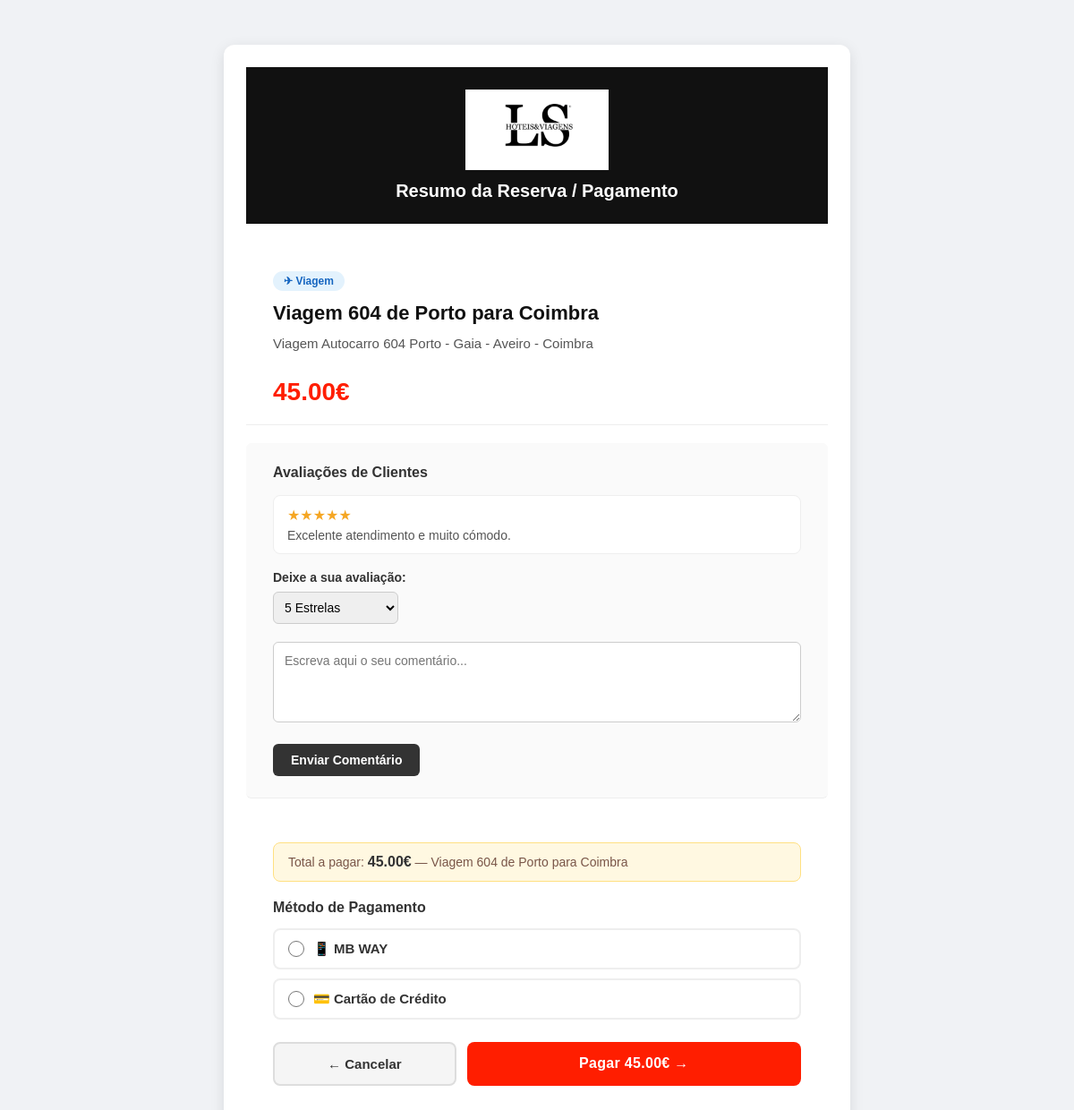
Before: /scripts/pagamento.php?id=10 with the older database file.
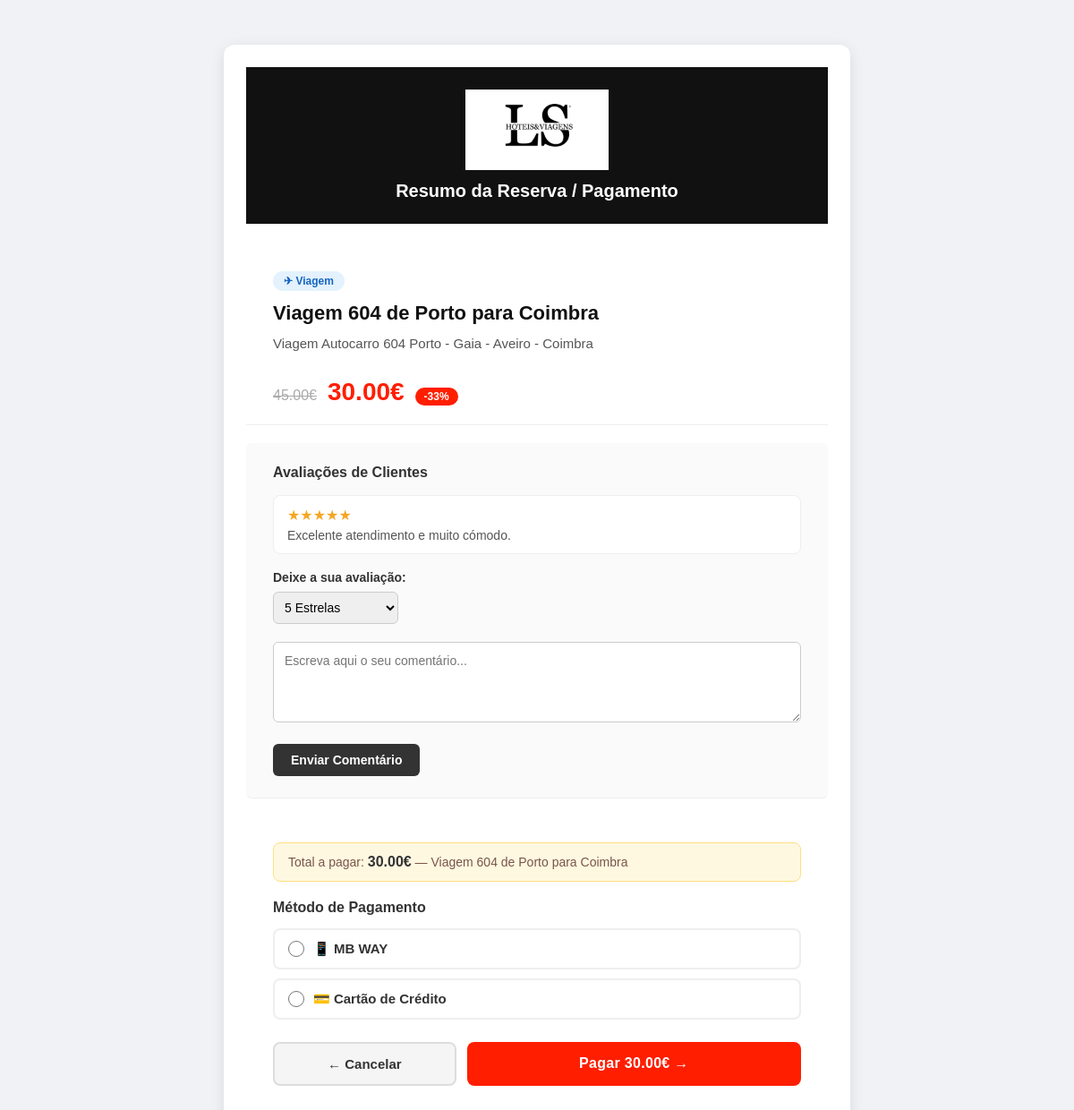
After: the same page with the newer database file.
### tables this page shows
CREATE TABLE ofertas (
    id INTEGER PRIMARY KEY AUTOINCREMENT,
    titulo TEXT NOT NULL,
    descricao TEXT NOT NULL,
    preco REAL NOT NULL,
    preco_antigo REAL
);

### scripts/pagamento.php (the view, shortened to what this page needs)
<?php
$id = isset($_GET['id']) ? (int)$_GET['id'] : 0;
$oferta = null;
if ($id > 0) {
    try {
        $db = new PDO("sqlite:" . __DIR__ . "/hshotels.db");
        $db->setAttribute(PDO::ATTR_ERRMODE, PDO::ERRMODE_EXCEPTION);
        $stmt = $db->prepare("SELECT * FROM ofertas WHERE id = :id");
        $stmt->execute([':id' => $id]);
        $oferta = $stmt->fetch(PDO::FETCH_ASSOC);
    } catch (PDOException $e) {
        $oferta = null;
    }
}
$titulo   = htmlspecialchars($oferta['titulo']);
$descricao= htmlspecialchars($oferta['descricao'] ?? 'Sem descrição disponível.');
$preco    = number_format((float)$oferta['preco'], 2);
$precoAnt = !empty($oferta['preco_antigo']) ? number_format((float)$oferta['preco_antigo'], 2) : null;
$isViagem = stripos($oferta['titulo'], 'viagem') !== false;
?>
<!DOCTYPE html>
<html lang="pt-PT">
<head>
    <link rel="stylesheet" href="../styles/styles.css">
</head>
<body>
<div class="container-pagamento">
    <div class="header-pagamento">
        <img src="../images/logotipo.jpg" alt="Logótipo HS Hotels">
        <h2>Resumo da Reserva / Pagamento</h2>
    </div>
    <div class="detalhes-produto">
        <span class="tipo-badge <?php echo $isViagem ? 'tipo-viagem' : 'tipo-hotel'; ?>">
            <?php echo $isViagem ? '✈ Viagem' : '🏨 Hotel'; ?>
        </span>
        <h3><?php echo $titulo; ?></h3>
        <p><?php echo $descricao; ?></p>
        <div class="preco-bloco">
            <?php if ($precoAnt): ?>
                <span class="preco-antigo-det"><?php echo $precoAnt; ?>€</span>
            <?php endif; ?>
            <span class="preco-final"><?php echo $preco; ?>€</span>
            <?php if ($precoAnt && (float)$precoAnt > (float)$preco):
                $descPct = round((1 - (float)$preco / (float)$precoAnt) * 100);
            ?>
                <span class="desconto-pill">-<?php echo $descPct; ?>%</span>
            <?php endif; ?>
        </div>
    </div>
    <div class="seccao-comentarios">
        <h3>Avaliações de Clientes</h3>
        <div id="lista-comentarios"></div>
        <div class="novo-comentario">
            <label>Deixe a sua avaliação:</label>
            <select id="nota-estrela">
                <option value="★★★★★">5 Estrelas</option>
            </select>
            <textarea id="texto-comentario" placeholder="Escreva aqui o seu comentário..."></textarea>
            <button type="button" class="btn-comentar" onclick="adicionarComentario()">Enviar Comentário</button>
        </div>
    </div>
    <div class="seccao-pagamento">
        <div class="aviso-total">
            Total a pagar: <strong><?php echo $preco; ?>€</strong> — <?php echo $titulo; ?>
        </div>
        <form onsubmit="confirmarPagamento(event)">
            <div class="metodos-pagamento">
                <h3>Método de Pagamento</h3>
                <label class="opcao-pagamento">
                    <input type="radio" name="metodo" value="mbway" required> 📱 MB WAY
                </label>
                <label class="opcao-pagamento">
                    <input type="radio" name="metodo" value="cartao"> 💳 Cartão de Crédito
                </label>
            </div>
            <div class="botoes-container">
                <a href="catalogo.php" class="btn-cancelar">← Cancelar</a>
                <button type="submit" class="btn-pagar">Pagar <?php echo $preco; ?>€ →</button>
            </div>
        </form>
    </div>
</div>
</body>
</html>

Changed rows visible on the page:
changed ofertas "Viagem 604 de Porto para Coimbra": preco_antigo (not shown) → "45.00"; preco "45.00" → "30.00"; descPct (not shown) → "33"
